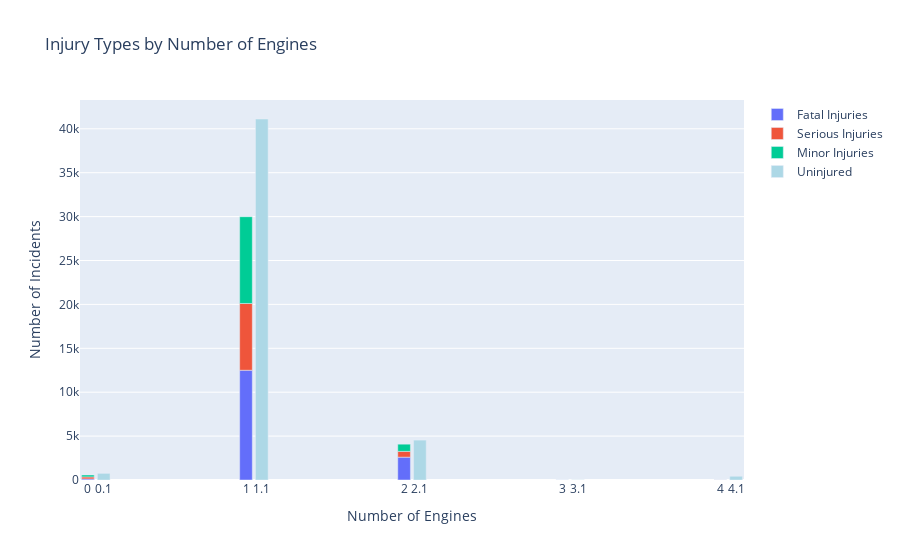

The cell this chart's notebook holds for it:
### Markdown cell above
# Exploratory Data Analysis

### Code cell
# Group data by the number of engines and sum each type of injury
grouped_by_num_engines = df.groupby('Number.of.Engines')[['Total.Fatal.Injuries', 'Total.Serious.Injuries', 'Total.Minor.Injuries', 'Total.Uninjured']].sum().reset_index()

# Create the stacked bar chart for injuries
fig = go.Figure(data=[
    go.Bar(name='Fatal Injuries', x=grouped_by_num_engines['Number.of.Engines'], y=grouped_by_num_engines['Total.Fatal.Injuries']),
    go.Bar(name='Serious Injuries', x=grouped_by_num_engines['Number.of.Engines'], y=grouped_by_num_engines['Total.Serious.Injuries']),
    go.Bar(name='Minor Injuries', x=grouped_by_num_engines['Number.of.Engines'], y=grouped_by_num_engines['Total.Minor.Injuries'])
])

# Offset for the grouped bar for uninjured
engine_counts = grouped_by_num_engines['Number.of.Engines'].tolist()
offset_engine_counts = [x + 0.1 for x in engine_counts]  # Slight offset to separate bars

# Add the grouped bar for uninjured
fig.add_trace(go.Bar(name='Uninjured', x=offset_engine_counts, y=grouped_by_num_engines['Total.Uninjured'], marker_color='lightblue'))

# Update the layout to adjust the display mode
fig.update_layout(barmode='relative',  # 'relative' allows stacked and grouped bars together
                  title='Injury Types by Number of Engines',
                  xaxis_title='Number of Engines',
                  yaxis_title='Number of Incidents',
                  xaxis = dict(tickmode='array', tickvals=engine_counts + offset_engine_counts, ticktext=engine_counts))

# Display the figure
fig.show()

### Figure 1 — Plotly figure (JSON) as saved in the notebook; plotly's stock layout.template omitted (floating-point values rounded to 4 significant figures)
{"data": [{"name": "Fatal Injuries", "type": "bar", "x": [0, 1, 2, 3, 4], "y": [118, 12501, 2600, 0, 2]}, {"name": "Serious Injuries", "type": "bar", "x": [0, 1, 2, 3, 4], "y": [234, 7605, 662, 3, 5]}, {"name": "Minor Injuries", "type": "bar", "x": [0, 1, 2, 3, 4], "y": [220, 9881, 818, 2, 2]}, {"marker": {"color": "lightblue"}, "name": "Uninjured", "type": "bar", "x": [0.1, 1.1, 2.1, 3.1, 4.1], "y": [755, 41116, 4543, 19, 424]}], "layout": {"barmode": "relative", "title": {"text": "Injury Types by Number of Engines"}, "xaxis": {"tickmode": "array", "ticktext": [0, 1, 2, 3, 4], "tickvals": [0, 1, 2, 3, 4, 0.1, 1.1, 2.1, 3.1, 4.1], "title": {"text": "Number of Engines"}}, "yaxis": {"title": {"text": "Number of Incidents"}}}}
